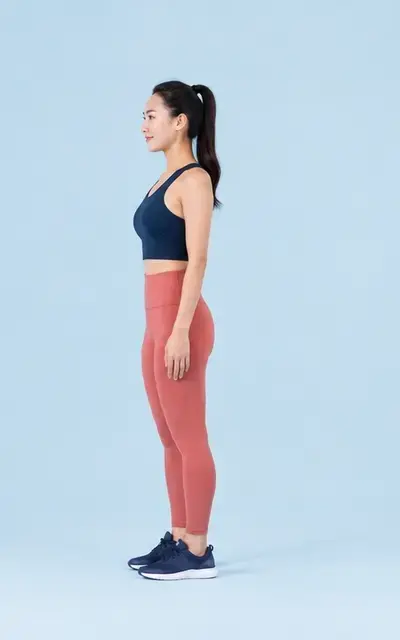
#> input picture challenge-lunge-forward-animated-v95.webp, 400 x 640 px
$ python build_challenge_assets_v100.py
#> lines starting #> are read from the running program, lines starting #| are printed output that depends on the picture
from pathlib import Path
from PIL import Image, ImageOps


ROOT = Path(__file__).resolve().parent
GENERATED_BURPEE = Path(
    r"C:\Users\김보민\.codex\generated_images\01a05ba3-1c66-7e83-b809-6349e8c6f653\exec-c128d7b5-2347-4dc7-82db-2ba65b047cf1.png"
)
TARGET_SIZE = (400, 640)
SOURCE_FILES = [
    "challenge-lunge-forward-animated-v95.webp",
    "challenge-lunge-reverse-animated-v95.webp",
    "challenge-lunge-side-animated-v95.webp",
    "challenge-squat-basic-animated-v95.webp",
    "challenge-squat-wide-animated-v95.webp",
    "challenge-squat-side-animated-v95.webp",
    "challenge-plank-forearm-animated-v95.webp",
    "challenge-plank-high-animated-v95.webp",
    "challenge-plank-side-animated-v95.webp",
]


def corner_color(frame: Image.Image) -> tuple[int, int, int]:
    rgb = frame.convert("RGB")
    samples = [
        rgb.getpixel((2, 2)),
        rgb.getpixel((rgb.width - 3, 2)),
        rgb.getpixel((2, rgb.height - 3)),
        rgb.getpixel((rgb.width - 3, rgb.height - 3)),
    ]
    return tuple(sum(pixel[channel] for pixel in samples) // len(samples) for channel in range(3))


def normalize_animated(source: Path, destination: Path) -> None:
    image = Image.open(source)
#> image is the input picture: PIL image 400x640 RGBA; mean R, G, B, A 192.5, 208.8, 222.8, 255
    frames: list[Image.Image] = []
    durations: list[int] = []
    for index in range(getattr(image, "n_frames", 1)):
        image.seek(index)
        frame = image.convert("RGB")
        frames.append(
            ImageOps.pad(
                frame,
                TARGET_SIZE,
                method=Image.Resampling.LANCZOS,
                color=corner_color(frame),
                centering=(0.5, 0.5),
            )
        )
        durations.append(int(image.info.get("duration", 420)))
#> this loop made 4 passes
#> pass 2, in normalize_animated, `frame = image.convert("RGB")`:
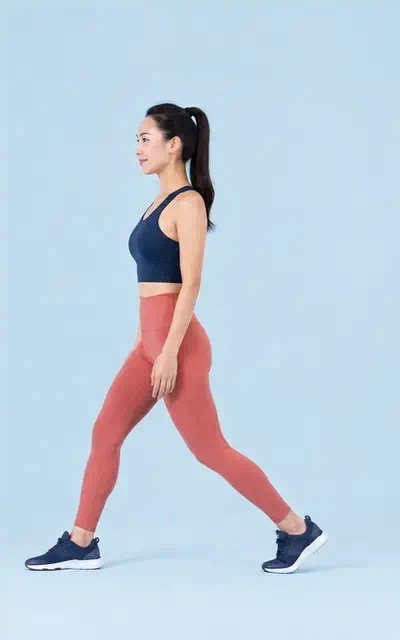
#> frame: PIL image 400x640 RGB; mean R, G, B 192.5, 207.1, 220.8
#> pass 3, in normalize_animated, `frame = image.convert("RGB")`:
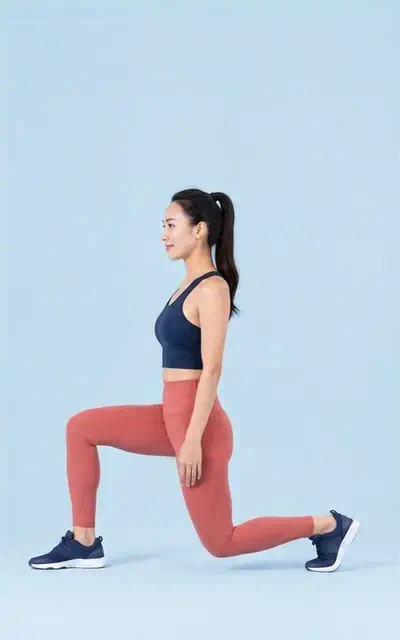
#> frame: PIL image 400x640 RGB; mean R, G, B 192.4, 207, 220.8
#> after the loop:
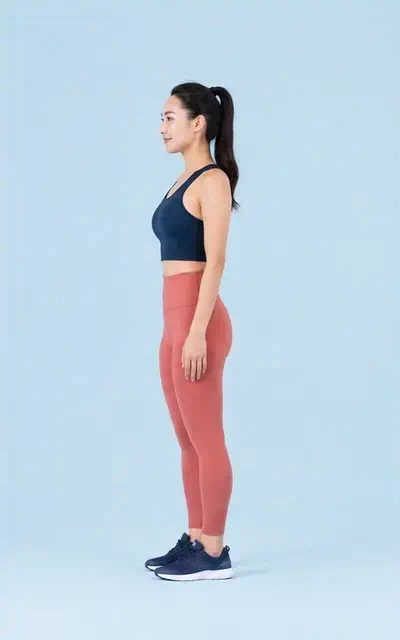
#> frame: PIL image 400x640 RGB; mean R, G, B 192.8, 209.2, 223
#> after the loop, durations = [550, 550, 550, 550]; frames = 4 items
    frames[0].save(
        destination,
        save_all=True,
        append_images=frames[1:],
        duration=durations,
        loop=0,
        quality=88,
        method=6,
    )


def build_burpee() -> None:
    sheet = Image.open(GENERATED_BURPEE).convert("RGB")
    sheet.copy().save(ROOT / "challenge-burpee-sequence-v100.png", optimize=True)
    cell_w, cell_h = sheet.width // 3, sheet.height // 2
    panels = []
    for row, column in ((0, 0), (0, 1), (0, 2), (1, 0), (1, 1), (1, 2)):
        left, top = column * cell_w + 4, row * cell_h + 4
        right, bottom = (column + 1) * cell_w - 4, (row + 1) * cell_h - 4
        panels.append(sheet.crop((left, top, right, bottom)))

    # Vertical poses fill the same 400×640 stage as the lunge assets. Horizontal
    # poses retain the complete hands-to-shoes silhouette and are letterboxed.
    standing_box = (96, 0, panels[0].width - 96, panels[0].height)
    squat_box = (72, 82, panels[1].width - 72, panels[1].height)
    jump_box = (96, 0, panels[5].width - 96, panels[5].height)
    prepared = [
        ImageOps.fit(panels[0].crop(standing_box), TARGET_SIZE, Image.Resampling.LANCZOS),
        ImageOps.fit(panels[1].crop(squat_box), TARGET_SIZE, Image.Resampling.LANCZOS),
        ImageOps.pad(panels[2], TARGET_SIZE, Image.Resampling.LANCZOS, color=corner_color(panels[2]), centering=(0.5, 0.58)),
        ImageOps.pad(panels[3], TARGET_SIZE, Image.Resampling.LANCZOS, color=corner_color(panels[3]), centering=(0.5, 0.58)),
        ImageOps.fit(panels[4].crop(squat_box), TARGET_SIZE, Image.Resampling.LANCZOS),
        ImageOps.fit(panels[5].crop(jump_box), TARGET_SIZE, Image.Resampling.LANCZOS),
    ]
    durations = [320, 180, 180, 260, 190, 300]
    prepared[0].save(
        ROOT / "challenge-burpee-animated-v100.webp",
        save_all=True,
        append_images=prepared[1:],
        duration=durations,
        loop=0,
        quality=90,
        method=6,
    )
    preview = Image.new("RGB", (6 * 200, 320), (245, 245, 242))
    for index, frame in enumerate(prepared):
        preview.paste(frame.resize((200, 320), Image.Resampling.LANCZOS), (index * 200, 0))
    preview.save(ROOT / "work-burpee-v100-preview.png", optimize=True)


for filename in SOURCE_FILES:
    normalize_animated(ROOT / filename, ROOT / filename.replace("-v95.webp", "-v100.webp"))
#> pass 2 of the loop `for filename in SOURCE_FILES:`:
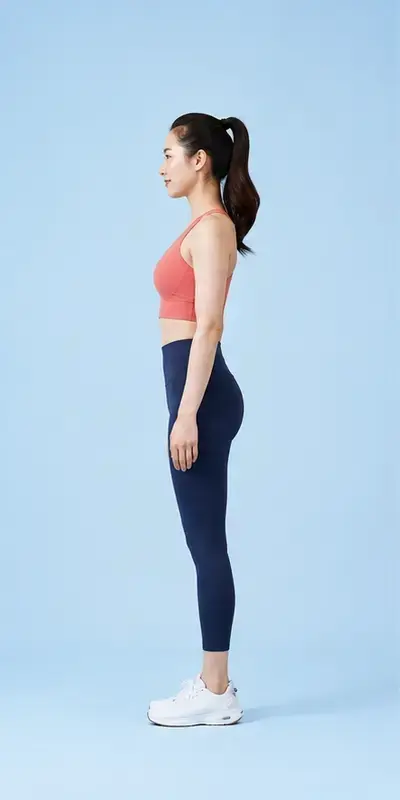
#> input picture challenge-lunge-reverse-animated-v95.webp, 400 x 800 px
#> in normalize_animated, image is the input picture: PIL image 400x800 RGBA; mean R, G, B, A 180.3, 205.6, 225.8, 255
#> after the loop in normalize_animated (call 2), `for index in range(getattr(image, "n_frames", 1)):`:
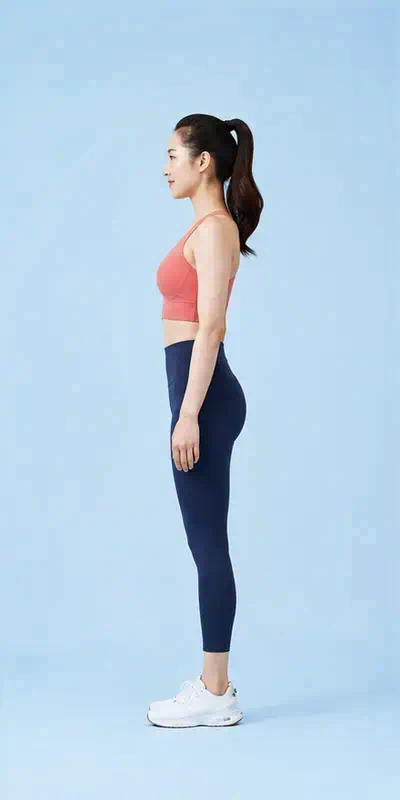
#> frame: PIL image 400x800 RGB; mean R, G, B 182.1, 206.8, 226.7
#> in normalize_animated (call 2), `frames[0].save( destination, save_all=True, append_images=frames[1:], ..`:
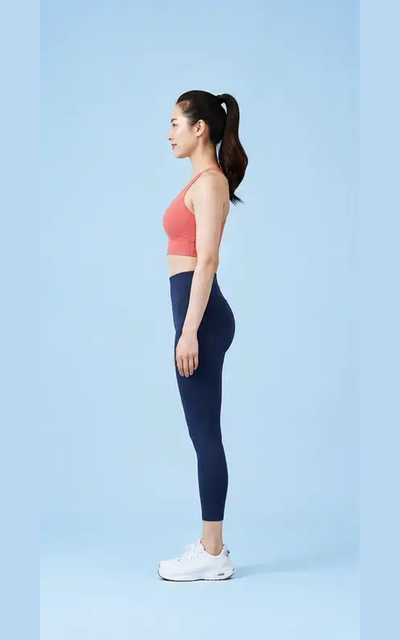
#> saved as challenge-lunge-reverse-animated-v100.webp: PIL image 400x640 RGB; mean R, G, B 181.4, 207.7, 228.9
#> pass 3 of the loop `for filename in SOURCE_FILES:`:
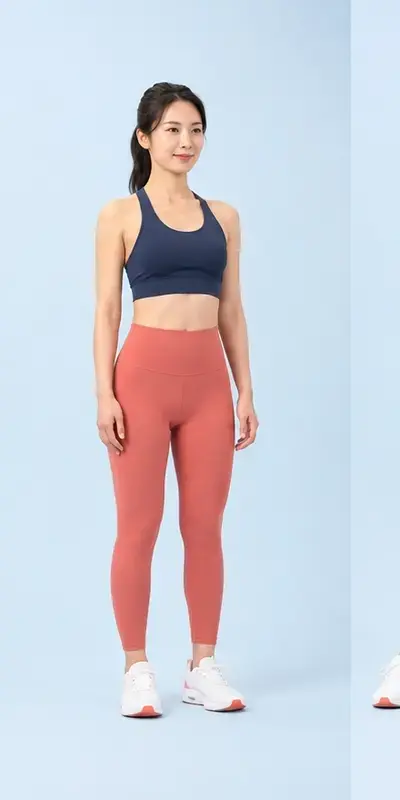
#> input picture challenge-lunge-side-animated-v95.webp, 400 x 800 px
#> in normalize_animated, image is the input picture: PIL image 400x800 RGBA; mean R, G, B, A 207.1, 208.9, 218.4, 255
#> after the loop in normalize_animated (call 3), `for index in range(getattr(image, "n_frames", 1)):`:
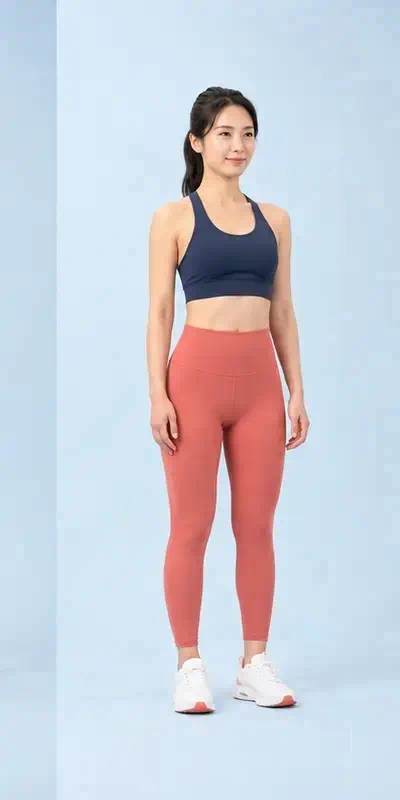
#> frame: PIL image 400x800 RGB; mean R, G, B 204.2, 207.1, 217.2
#> in normalize_animated (call 3), `frames[0].save( destination, save_all=True, append_images=frames[1:], ..`:
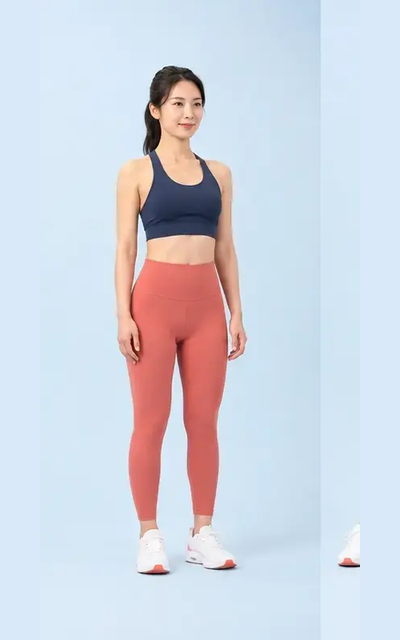
#> saved as challenge-lunge-side-animated-v100.webp: PIL image 400x640 RGB; mean R, G, B 209.3, 213.8, 224.5
#> (the run stopped early here; a loop or call above may not have finished)
